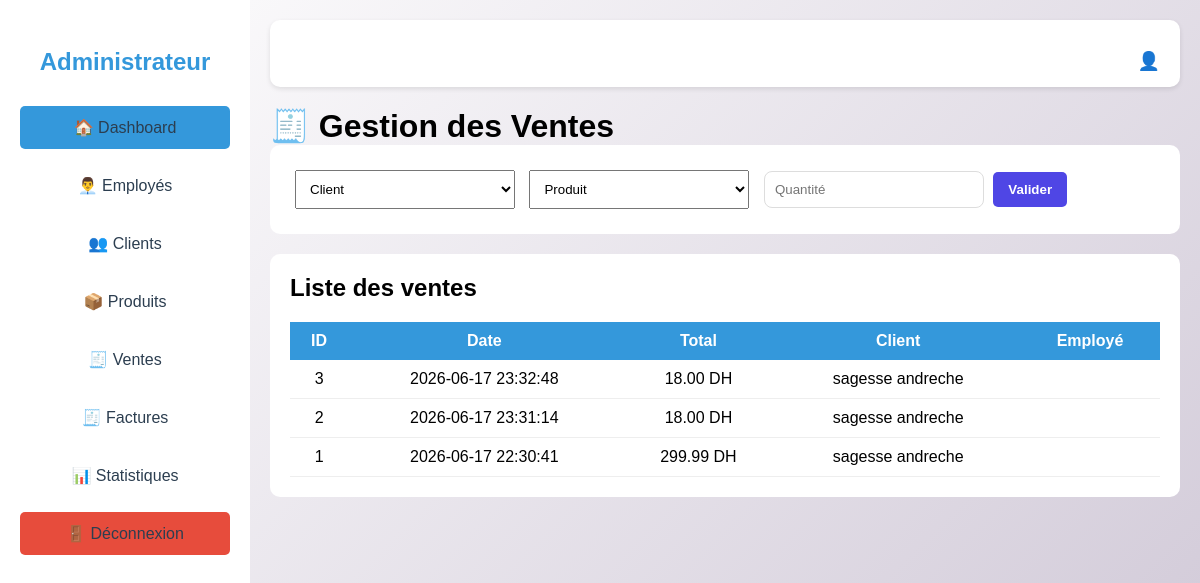
/ventes.php (signed in), run on the app's committed database.
### tables this page shows
CREATE TABLE IF NOT EXISTS `vente` (
  `id_vente` int(11) NOT NULL AUTO_INCREMENT,
  `date_vente` datetime NOT NULL DEFAULT CURRENT_TIMESTAMP,
  `total` decimal(10,2) NOT NULL,
  `id_client` int(11) NOT NULL,
  `id_emp` int(11) NOT NULL,
  PRIMARY KEY (`id_vente`),
  KEY `id_client` (`id_client`,`id_emp`),
  KEY `fk_vente_employe` (`id_emp`)
);

CREATE TABLE IF NOT EXISTS `clients` (
  `id_client` int(11) NOT NULL AUTO_INCREMENT,
  `nom` varchar(100) NOT NULL,
  `prenom` varchar(100) NOT NULL,
  `mail` varchar(150) NOT NULL,
  `telephone` varchar(30) NOT NULL,
  `adresse` varchar(80) NOT NULL,
  `id_user` int(11) NOT NULL,
  PRIMARY KEY (`id_client`),
  KEY `id_user` (`id_user`)
);

### ventes.php (the view, shortened to what this page needs)
<?php
require_once "connexion.php";
$ventes = $pdo->query(
    "SELECT v.id_vente, v.date_vente, v.total,
        c.nom AS client_nom, c.prenom AS client_prenom,
        u.nom AS emp_nom, u.prenom AS emp_prenom
     FROM vente v
     LEFT JOIN clients c ON c.id_client = v.id_client
     LEFT JOIN utilisateurs u ON u.id_user = v.id_emp
     ORDER BY v.id_vente DESC"
)->fetchAll(PDO::FETCH_ASSOC);
?>
<!DOCTYPE html>
<html lang="fr">
<head>
<link rel="stylesheet" href="style.css?v=2">
</head>
<body>
<div class="sidebar">
    <h2>Espace <br><span>Administrateur</span></h2>
   <ul>
        <li class="active"><a href="dashboardadmin.php">🏠 Dashboard</a></li>
        <li><a href="employe.php">👨‍💼 Employés</a></li>
        <li><a href="clients.php">👥 Clients</a></li>
        <li><a href="produits.php">📦 Produits</a></li>
        <li><a href="ventes.php">🧾 Ventes</a></li>
        <li><a href="factures.php">🧾 Factures</a></li>
        <li><a href="statistiques.php">📊 Statistiques</a></li>
        <li class="logout"><a href="logout.php">🚪 Déconnexion</a></li>
    </ul>
</div>
<div class="main">
    <div class="topbar">
        <div class="user-menu">
            <a href="profil.php" class="profile-icon" title="Mon Profil">
                👤 <?= $_SESSION['email']; ?>
            </a>
        </div>
    </div>
    <h1>🧾 Gestion des Ventes</h1>
    <div class="container">
        <form method="POST">
            <select name="client_id" required>
                <option value="">Client</option>
            </select>
            <select name="produit_id" required>
                <option value="">Produit</option>
            </select>
            <input type="number" name="quantite" min="1" placeholder="Quantité" required>
            <button type="submit" name="valider">Valider</button>
        </form>
    </div>
    <div class="container" style="margin-top:20px;">
        <h2>Liste des ventes</h2>
        <table style="width:100%; border-collapse:collapse; background:white;">
            <tr style="background:#3498db; color:white;">
                <th>ID</th>
                <th>Date</th>
                <th>Total</th>
                <th>Client</th>
                <th>Employé</th>
            </tr>
            <?php if (empty($ventes)): ?>
                <tr>
                    <td colspan="5" style="text-align:center; padding:20px;">Aucune vente enregistrée.</td>
                </tr>
            <?php else: ?>
                <?php foreach ($ventes as $v): ?>
                <tr style="border-bottom:1px solid #eee;">
                    <td><?= htmlspecialchars($v['id_vente']) ?></td>
                    <td><?= htmlspecialchars($v['date_vente']) ?></td>
                    <td><?= htmlspecialchars($v['total']) ?> DH</td>
                    <td><?= htmlspecialchars(trim($v['client_nom'].' '.$v['client_prenom'])) ?></td>
                    <td><?= htmlspecialchars(trim($v['emp_nom'].' '.$v['emp_prenom'])) ?></td>
                </tr>
                <?php endforeach; ?>
            <?php endif; ?>
        </table>
    </div>
</div>
</body>
</html>

### style.css (style rules this page uses)
* { margin: 0; padding: 0; box-sizing: border-box; font-family: Arial, sans-serif; }
body { background: linear-gradient(135deg, white, #cfc7d6); min-height: 100vh; display: flex; flex-direction: column; }
input { padding: 12px; border: 1px solid #ddd; border-radius: 8px; outline: none; transition: 0.3s; }
button { padding: 12px; border: none; border-radius: 8px; cursor: pointer; font-weight: bold; transition: 0.3s; }
button[type="submit"] { background: #4f46e5; color: white; }
a { display: block; text-align: center; margin-top: 15px; color: #4f46e5; text-decoration: none; }
.sidebar { width:250px; min-height:100vh; background:white; color:white; padding:20px; position:fixed; left:0; top:0; }
.sidebar h2 { text-align:center; margin-bottom:30px; }
.sidebar span { color:#3498db; }
.sidebar ul { list-style:none; }
.sidebar ul li { margin:10px 0; }
.sidebar ul li a { color:#2c3e50; text-decoration:none; display:block; padding:12px; border-radius:5px; transition:0.3s; }
.sidebar ul li a:hover, .sidebar ul li.active a { background:#3498db; }
.logout a { background:#e74c3c; }
.main { margin-left:250px; width:calc(100% - 250px); padding:20px; }
.topbar { background:white; padding:15px 20px; border-radius:10px; display:flex; justify-content:flex-end; margin-bottom:20px; box-shadow:0 2px 5px rgba(0,0,0,0.1); }
table { width:100%; border-collapse:collapse; background:white; margin-top:20px; }
th { background:#3498db; color:white; padding:10px; }
td { padding:10px; text-align:center; border-bottom:1px solid #eee; }

### ventes.php (style rules this page uses)
.profile-icon { text-decoration:none; font-size:18px; }
.container { background:white; padding:20px; border-radius:10px; }
select, input { padding:10px; margin:5px; width:220px; }
button { padding:10px 15px; background:#3498db; color:white; border:none; border-radius:5px; cursor:pointer; }

### data on the page
vente: id_vente "3", date_vente "2026-06-17 23:32:48", total "18.00", id_client.prenom "sagesse andreche"
vente: id_vente "2", date_vente "2026-06-17 23:31:14", total "18.00", id_client.prenom "sagesse andreche"
vente: id_vente "1", date_vente "2026-06-17 22:30:41", total "299.99", id_client.prenom "sagesse andreche"
